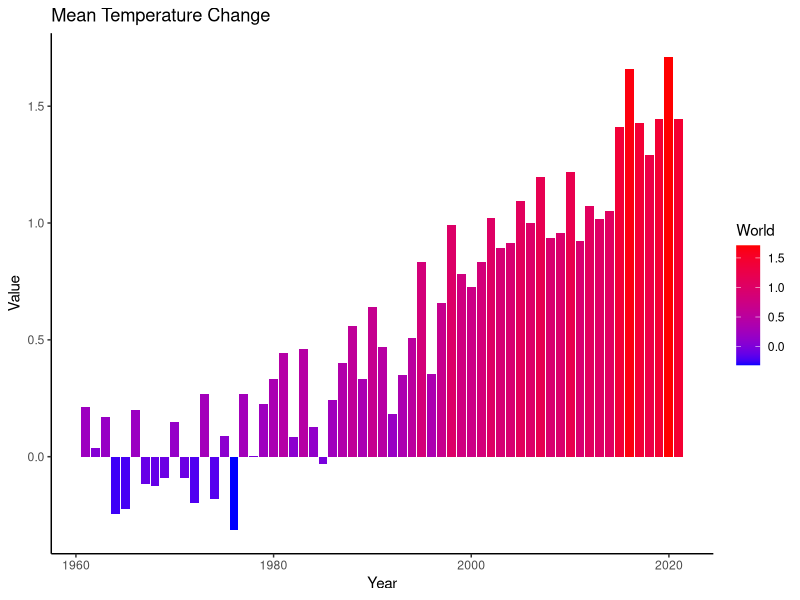
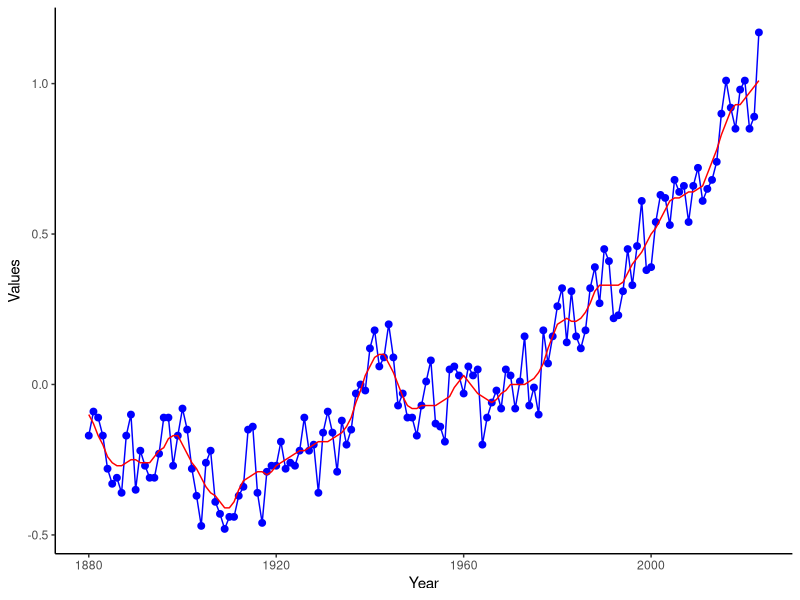
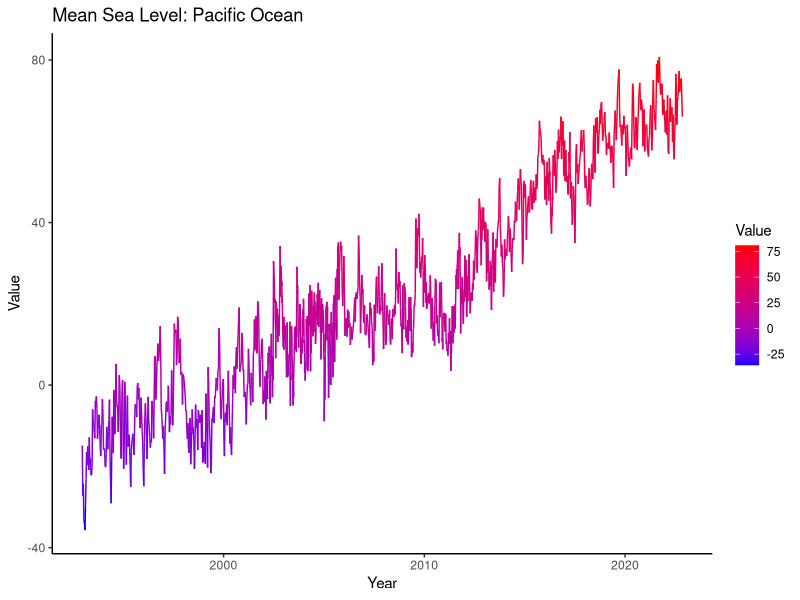

Write R code to recreate these figures, in order.
## ---- chunk 1
library(tidyverse)
## ---- chunk 2
temps <- read_csv('../ShinyClimate/data/temperature.csv')
## ---- chunk 3
temps |>
ggplot(aes(x = Year, y = World, fill = World)) +
  geom_bar(stat = "identity") +
  scale_fill_gradient(low = "blue", high = "red") +  # Adjust the color scale
  labs(x = "Year", y = "Value", title = "Mean Temperature Change") +
  theme_classic()
## ---- chunk 4
anomalies <- read_csv('../ShinyClimate/data/LandOceanTemperatureIndex.csv')
anomalies |> ggplot(aes(x = Year)) +
  geom_line(aes(y = No_smoothing), color = "blue", linetype = "solid") +
  geom_point(aes(y = No_smoothing), color = "blue", size = 2) +
  geom_line(aes(y = Lowess), color = "red", linetype = "solid") +
  labs(x = "Year", y = "Values") +
  theme_classic()
## ---- chunk 5
temps$World[temps$Year == 2021]
## ---- chunk 6
which_sea = "Pacific Ocean"
sealevels <-read_csv('../ShinyClimate/data/Change_in_Mean_Sea_Levels.csv') 
sealevels |> 
  filter(Ocean == which_sea) |>
ggplot(aes(x = Date, y = Value, color = Value)) +
  geom_line() +
  scale_color_gradient(low = "blue", high = "red") +  # Adjust the color scale
  labs(x = "Year", y = "Value", title = paste("Mean Sea Level:",which_sea)) +
  theme_classic()
